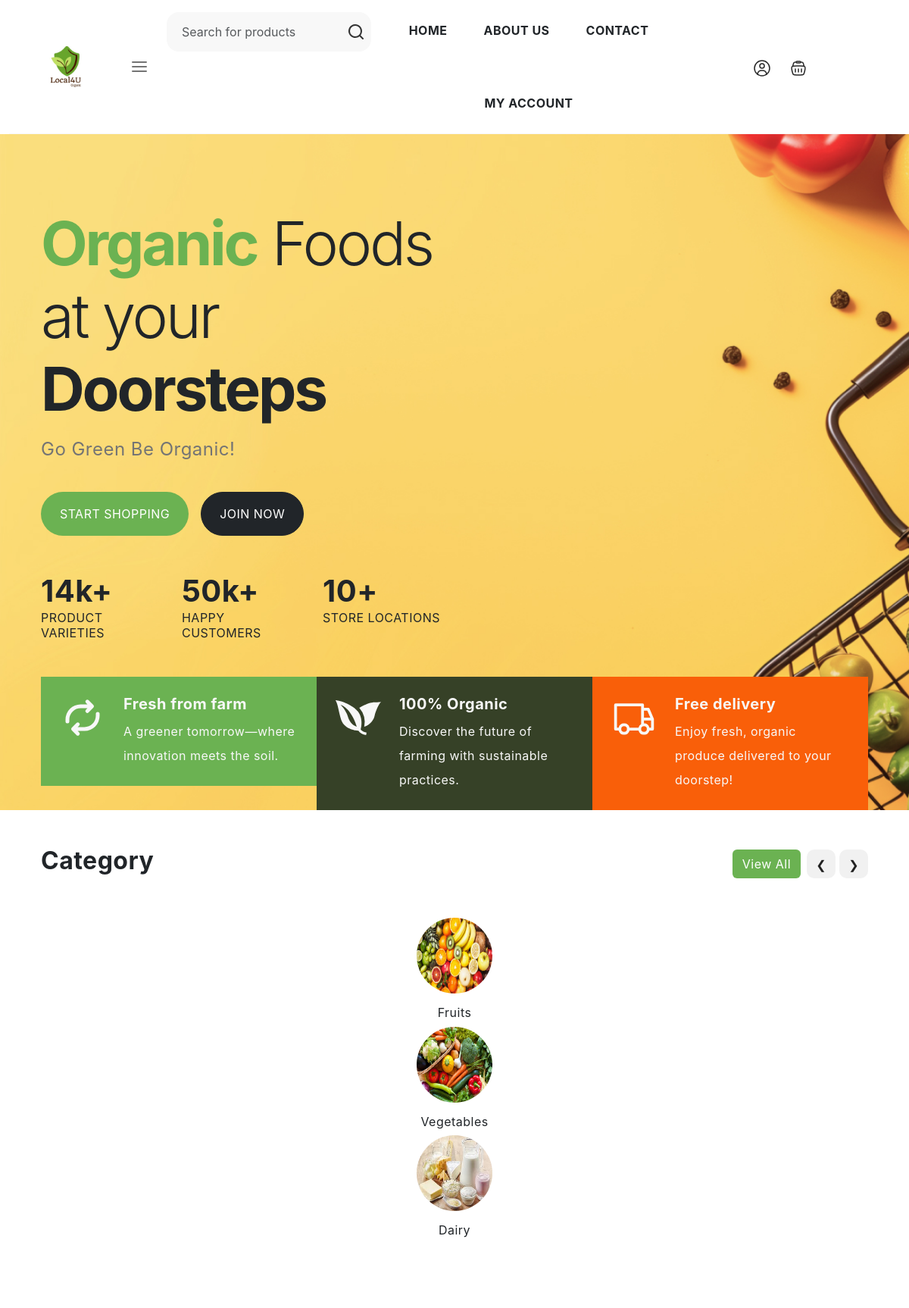
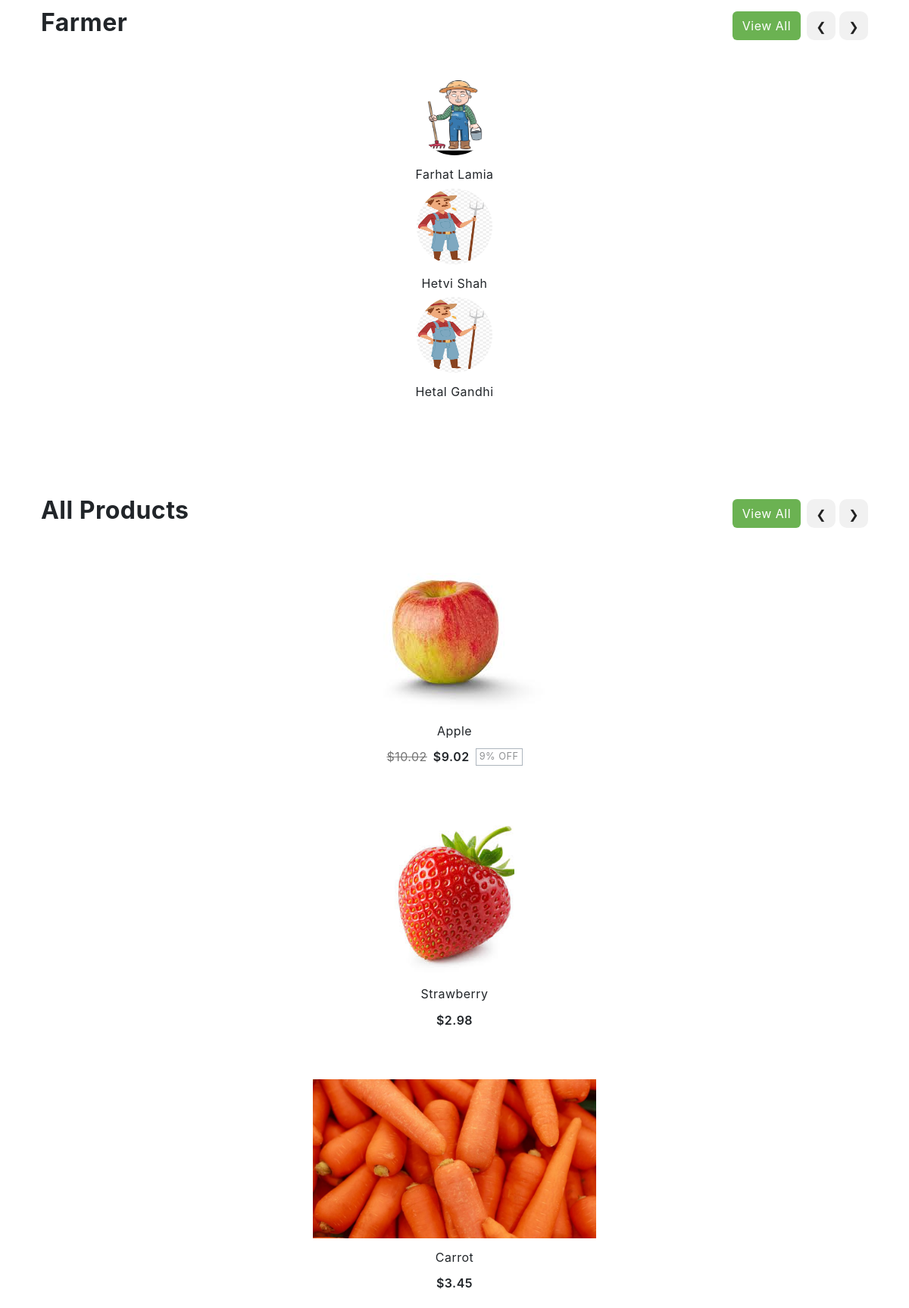
The page / (upper part) on the database its author committed (2 pictures, top to bottom).
### product/models.py (models this page shows, shortened)
class Category(models.Model):
    name = models.CharField(max_length=100)  # Name of the category
    image = models.ImageField(upload_to='category_images/', null=True, blank=True)  # Optional category image

class Product(models.Model):
    name = models.CharField(max_length=200)  # Name of the product
    description = models.TextField()  # Detailed description of the product
    category = models.ForeignKey(Category, on_delete=models.CASCADE)  # Category to which the product belongs
    price = models.DecimalField(max_digits=10, decimal_places=2)  # Original price of the product
    discounted_price = models.DecimalField(max_digits=10, decimal_places=2, null=True, blank=True)  # Discounted price if applicable
    stock = models.PositiveIntegerField()  # Available stock quantity
    farmer = models.ForeignKey(Farmer, on_delete=models.CASCADE)  # Farmer who owns the product
    created_at = models.DateTimeField(auto_now_add=True)  # Timestamp when the product was added
    updated_at = models.DateTimeField(auto_now=True)  # Timestamp when the product was last updated
    image = models.ImageField(upload_to='product_images/', null=True, blank=True)  # Optional product image
    @property
    def discount_percentage(self):
        if self.discounted_price:
            return int(((self.price - self.discounted_price) / self.price) * 100)  # Discount formula
        return None

### accounts/models.py (models this page shows, shortened)
class Farmer(models.Model):
    user = models.OneToOneField(CustomUser, on_delete=models.CASCADE)

class CustomUser(AbstractUser):
    USER_TYPES = (
        ('farmer', 'Farmer'),
        ('customer', 'Customer'),
    )
    full_name = models.CharField(max_length=100, blank=True)
    address = models.CharField(max_length=255)
    contact_number = models.CharField(max_length=15)
    user_type = models.CharField(max_length=10, choices=USER_TYPES)
    profile_picture = models.ImageField(upload_to='static/profile_pictures/', null=True, blank=True)

### home/views.py (the view)
# urls.py: 2. Add a URL to urlpatterns:  path('', views.home, name='home')
def home(request):
    categories = Category.objects.all()
    farmers = Farmer.objects.all()
    products = Product.objects.all()[:10]
    discounted_products = Product.objects.filter(discounted_price__isnull=False).order_by('-updated_at')[:10]
    highest_discount = SeasonalSale.objects.aggregate(Max('discount_percentage'))['discount_percentage__max']
    return render(request, 'home.html',
                  {'categories': categories,
                   'farmers': farmers,
                   'products': products,
                   'discounted_products': discounted_products,
                   'highest_discount': highest_discount, })

### order/context_processors.py (called while the page is built)
def cart_data(request):
    return {"cart": request.session.get("cart", {})}

### order/templatetags/cart_filters.py (called while the page is built)
@register.filter
def sum_cart_total(cart_items):
    total = 0
    for item in cart_items:
        total += float(item['price']) * item['quantity']
    return total

### product/context_processors.py (called while the page is built)
def category_menu(request):
    categories = Category.objects.all()
    return {'categories': categories}

### templates/home.html (shortened to what this page needs)
{% extends 'base.html' %}
{% load static %}
{% block body_block %}
    <section style="background-image: url({% static 'images/banner-1.jpg' %});background-repeat: no-repeat;background-size: cover;">
      <div class="container-lg">
        <div class="row">
          <div class="col-lg-6 pt-5 mt-5">
            <h2 class="display-1 ls-1"><span class="fw-bold text-primary">Organic</span> Foods at your <span class="fw-bold">Doorsteps</span></h2>
            <p class="fs-4">Go Green Be Organic!</p>
            <div class="d-flex gap-3">
              <a href="{% url 'all_products' %}" class="btn btn-primary text-uppercase fs-6 rounded-pill px-4 py-3 mt-3">Start Shopping</a>
              {% if not user.is_authenticated %}
                <a href="/accounts/register" class="btn btn-dark text-uppercase fs-6 rounded-pill px-4 py-3 mt-3">Join Now</a>
              {% endif %}
            </div>
            <div class="row my-5">
              <div class="col">
                <div class="row text-dark">
                  <div class="col-auto"><p class="fs-1 fw-bold lh-sm mb-0">14k+</p></div>
                  <div class="col"><p class="text-uppercase lh-sm mb-0">Product Varieties</p></div>
                </div>
              </div>
              <div class="col">
                <div class="row text-dark">
                  <div class="col-auto"><p class="fs-1 fw-bold lh-sm mb-0">50k+</p></div>
                  <div class="col"><p class="text-uppercase lh-sm mb-0">Happy Customers</p></div>
                </div>
              </div>
              <div class="col">
                <div class="row text-dark">
                  <div class="col-auto"><p class="fs-1 fw-bold lh-sm mb-0">10+</p></div>
                  <div class="col"><p class="text-uppercase lh-sm mb-0">Store Locations</p></div>
                </div>
              </div>
            </div>
          </div>
        </div>
        <div class="row row-cols-1 row-cols-sm-3 row-cols-lg-3 g-0 justify-content-center">
          <div class="col">
            <div class="card border-0 bg-primary rounded-0 p-4 text-light">
              <div class="row">
                <div class="col-md-3 text-center">
                  <svg width="60" height="60"><use xlink:href="#fresh"></use></svg>
                </div>
                <div class="col-md-9">
                  <div class="card-body p-0">
                    <h5 class="text-light">Fresh from farm</h5>
                    <p class="card-text">A greener tomorrow—where innovation meets the soil.</p>
                  </div>
                </div>
              </div>
            </div>
          </div>
          <div class="col">
            <div class="card border-0 bg-secondary rounded-0 p-4 text-light">
              <div class="row">
                <div class="col-md-3 text-center">
                  <svg width="60" height="60"><use xlink:href="#organic"></use></svg>
                </div>
                <div class="col-md-9">
                  <div class="card-body p-0">
                    <h5 class="text-light">100% Organic</h5>
                    <p class="card-text">Discover the future of farming with sustainable practices.</p>
                  </div>
                </div>
              </div>
            </div>
          </div>
          <div class="col">
            <div class="card border-0 bg-danger rounded-0 p-4 text-light">
              <div class="row">
                <div class="col-md-3 text-center">
                  <svg width="60" height="60"><use xlink:href="#delivery"></use></svg>
                </div>
                <div class="col-md-9">
                  <div class="card-body p-0">
                    <h5 class="text-light">Free delivery</h5>
                    <p class="card-text">Enjoy fresh, organic produce delivered to your doorstep!</p>
                  </div>
                </div>
              </div>
            </div>
          </div>
        </div>
      </div>
    </section>
    <section class="py-5 overflow-hidden">
      <div class="container-lg">
        <div class="row">
          <div class="col-md-12">
            <div class="section-header d-flex flex-wrap justify-content-between mb-5">
              <h2 class="section-title">Category</h2>
              <div class="d-flex align-items-center">
                <a href="{% url 'list_categories' %}" class="btn btn-primary me-2">View All</a>
                <div class="swiper-buttons">
                  <button class="swiper-prev category-carousel-prev btn btn-yellow">❮</button>
                  <button class="swiper-next category-carousel-next btn btn-yellow">❯</button>
                </div>
              </div>
            </div>
          </div>
        </div>
        <div class="row">
          <div class="col-md-12">
            <div class="category-carousel swiper">
              <div class="swiper-wrapper">
                {% for category in categories %}
                 <a href="{% url 'products_by_category' category.id %}" class="nav-link swiper-slide text-center">
                  {% if category.image %}
                  <img src="{{ category.image.url }}" class="rounded-circle img-fluid" alt="{{ category.name }}" style="width: 100px; height: 100px;">
                  {% endif %}
                  <h4 class="fs-6 mt-3 fw-normal category-title">{{ category.name }}</h4>
                 </a>
                {% empty %}
                 <p>No categories available</p>
                {% endfor %}
               </div>
            </div>
          </div>
        </div>
      </div>
    </section>
    <section class="py-5 overflow-hidden">
      <div class="container-lg">
        <div class="row">
          <div class="col-md-12">
            <div class="section-header d-flex flex-wrap justify-content-between mb-5">
              <h2 class="section-title">Farmer</h2>
              <div class="d-flex align-items-center">
                <a href="{% url 'list_farmers' %}" class="btn btn-primary me-2">View All</a>
                <div class="swiper-buttons">
                  <button class="swiper-prev category-carousel-prev btn btn-yellow">❮</button>
                  <button class="swiper-next category-carousel-next btn btn-yellow">❯</button>
                </div>
              </div>
            </div>
          </div>
        </div>
        <div class="row">
          <div class="col-md-12">
            <div class="category-carousel swiper">
              <div class="swiper-wrapper">
                {% for farmer in farmers %}
                 <a href="{% url 'products_by_farmer' farmer.id %}" class="nav-link swiper-slide text-center">
                  {% if farmer.user.profile_picture %}
                      <img src="{{ farmer.user.profile_picture.url }}" class="rounded-circle img-fluid" alt="{{ farmer.user.full_name }}" style="width: 100px; height: 100px;">
                  {% else %}
                      <img src="{% static 'profile_pictures/farmer1.png' %}" class="rounded-circle img-fluid" alt="Default Profile Picture" style="width: 100px; height: 100px;">
                  {% endif %}
                  <h4 class="fs-6 mt-3 fw-normal category-title">
                      {{ farmer.user.full_name }}
                  </h4>
                 </a>
                {% empty %}
                 <p>No categories available</p>
                {% endfor %}
               </div>
            </div>
          </div>
        </div>
      </div>
    </section>
    <section id="products" class="products-carousel">
    <div class="container-lg overflow-hidden py-5">
        <div class="row">
            <div class="col-md-12">
                <div class="section-header d-flex flex-wrap justify-content-between my-4">
                    <h2 class="section-title">All Products</h2>
                    <div class="d-flex align-items-center">
                        <a href="{% url 'all_products' %}" class="btn btn-primary me-2">View All</a>
                        <div class="swiper-buttons">
                            <button class="swiper-prev products-carousel-prev btn btn-primary">❮</button>
                            <button class="swiper-next products-carousel-next btn btn-primary">❯</button>
                        </div>
                    </div>
                </div>
            </div>
        </div>
        <div class="row">
            <div class="col-md-12">
                <div class="swiper">
                    <div class="swiper-wrapper">
                        {% for product in products %}
                        <div class="product-item swiper-slide">
                            <figure>
                                <a href="{% url 'product_detail' product.id %}" title="{{ product.name }}">
                                    <img src="{{ product.image.url }}" alt="{{ product.name }}" class="tab-image">
                                </a>
                            </figure>
                            <div class="d-flex flex-column text-center">
                                <h3 class="fs-6 fw-normal">{{ product.name }}</h3>
                                <div class="d-flex justify-content-center align-items-center gap-2">
                                    {% if product.discounted_price %}
                                    <del>${{ product.price }}</del>
                                    <span class="text-dark fw-semibold">${{ product.discounted_price }}</span>
                                    <span class="badge border border-dark-subtle rounded-0 fw-normal px-1 fs-7 lh-1 text-body-tertiary">
                                        {{ product.discount_percentage }}% OFF
                                    </span>
                                    {% else %}
                                    <span class="text-dark fw-semibold">${{ product.price }}</span>
                                    {% endif %}
                                </div>
                            </div>
                        </div>
                        {% endfor %}
                    </div>
                </div>
            </div>
        </div>
    </div>
</section>
{% endblock %}

### static/style.css (style rules this page uses)
body { --heading-font : "Inter", sans-serif; --bs-link-color: #333; --bs-link-hover-color:#333; --bs-link-color-rgb: 40,40,40; --bs-link-hover-color-rgb: 0,0,0; --bs-light-rgb: 248, 248, 248; --bs-font-sans-serif: "Inter", sans-serif; --bs-body-font-family: var(--bs-font-sans-serif); --bs-body-font-size: 1rem; --bs-body-font-weight: 400; --bs-body-line-height: 2; --bs-body-color: #747474; --bs-primary: #6BB252; --bs-primary-rgb: 107, 178, 82; --bs-secondary: #364127; --bs-secondary-rgb: 54, 65, 39; --bs-danger: #F95F09; --bs-danger-rgb: 249, 95, 9; --bs-success: #a3be4c; --bs-success-rgb: 163, 190, 76; --bs-primary-bg-subtle: #FFF9EB; --bs-success-bg-subtle: #eef5e5; --bs-border-color: #F7F7F7; }
.btn-primary { --bs-btn-color: #fff; --bs-btn-bg: var(--bs-primary); --bs-btn-border-color: transparent; --bs-btn-hover-color: #fff; --bs-btn-hover-bg: #f7a422; --bs-btn-hover-border-color: transparent; --bs-btn-focus-shadow-rgb: 49,132,253; --bs-btn-active-color: #fff; --bs-btn-active-bg: var(--bs-primary); --bs-btn-active-border-color: transparent; --bs-btn-active-shadow: inset 0 3px 5px rgba(0, 0, 0, 0.125); --bs-btn-disabled-color: #fff; --bs-btn-disabled-bg: #d3d7dd; --bs-btn-disabled-border-color: transparent; }
body { letter-spacing: 0.03em; }
h1,h2,h3,h4,h5,h6 { font-family: var(--heading-font); color: var(--bs-dark); font-weight: 700; }
.container, .container-fluid, .container-lg, .container-md, .container-sm, .container-xl, .container-xxl { --bs-gutter-x: 3rem; }
.swiper-prev, .swiper-next { width: 38px; height: 38px; line-height: 38px; background: #F1F1F1; color: #222222; padding: 0; text-align: center; border-radius: 10px; --bs-btn-border-color: transparent; --bs-btn-active-bg: #ec9b22; --bs-btn-active-border-color: transparent; --bs-btn-hover-bg: var(--bs-primary); --bs-btn-hover-border-color: transparent; --bs-btn-disabled-color: #ccc; --bs-btn-disabled-bg: #eaeaea; --bs-btn-disabled-border-color: #eaeaea }
.products-carousel .swiper, .products-carousel .swiper-container { overflow: visible; }
.product-item { position: relative; padding: 16px; background: #FFFFFF; border-radius: 16px; margin-bottom: 30px; box-shadow: 0px 0px 22px rgba(0, 0, 0, 0); }
.product-item figure { text-align: center; }
.product-item figure img { max-height: 210px; height: auto; }
.ls-1 { letter-spacing: -0.04em; }
.fs-7 { font-size: 0.8rem!important; }

### rows shown on the page
Category: image (picture), name "Fruits"
Category: image (picture), name "Vegetables"
Category: image (picture), name "Dairy"
Farmer: user.profile_picture (picture), user.full_name "Farhat Lamia"
Farmer: user.full_name "Hetvi Shah"
Farmer: user.full_name "Hetal Gandhi"
Product: image (picture), name "Apple", price "10.02", discounted_price "9.02", discount_percentage "9"
Product: image (picture), name "Strawberry", price "2.98"
Product: image (picture), name "Carrot", price "3.45"
